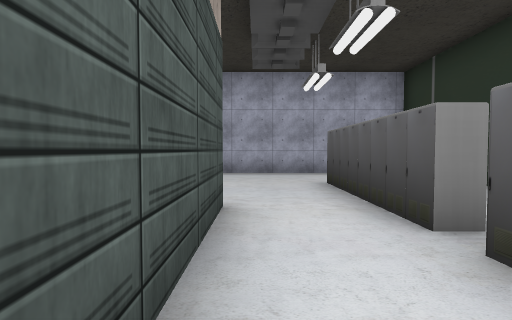
View 1 (above)

17 first-person views from a walk through a scene from a Unity 3-D project. The camera is 1.4 m above the floor, tilts 2° down and sees 85° across. The floor is counted in squares, 2 m on a side. Each view is taken from the middle of a square. On the plan, view 1 faces up. The plan holds only what a view shows up to about 9 squares ahead; the rest is blank. The place goes on beyond the plan. The player character is not drawn. Some surface patterns are stand-ins.

View 2
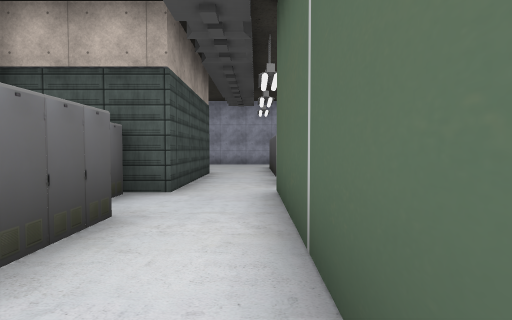

View 3
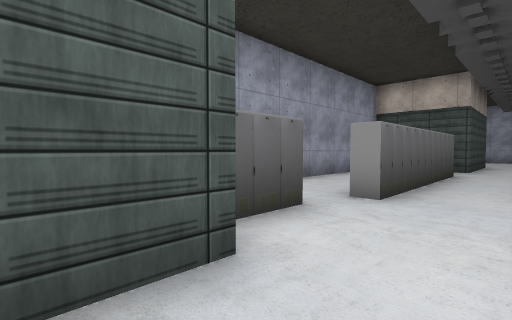

View 4
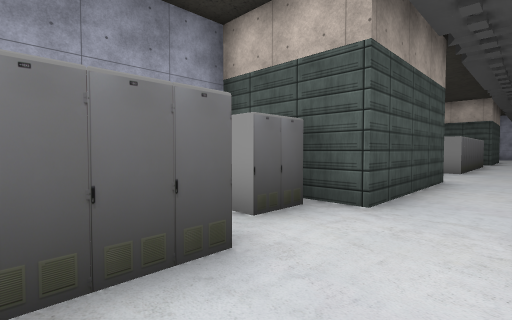

View 5
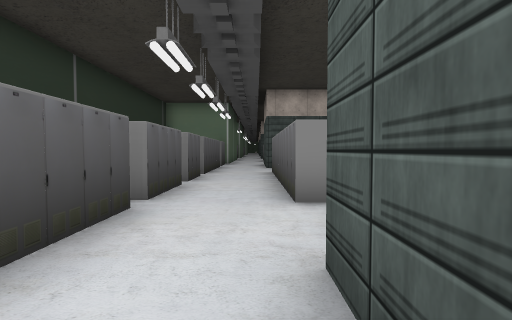

View 6
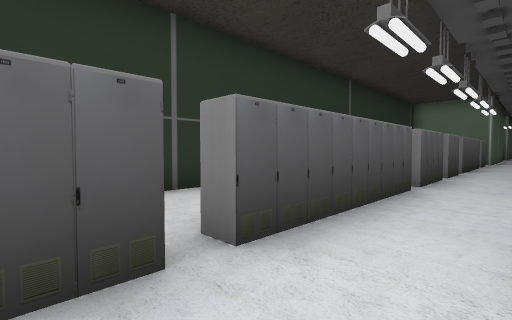

View 7
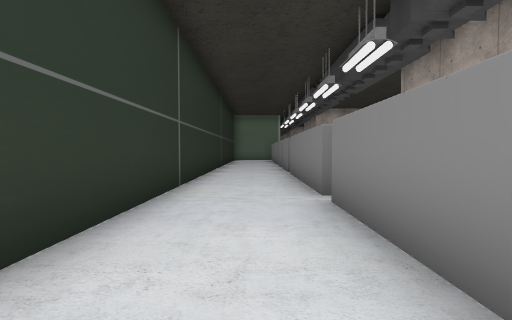

View 8
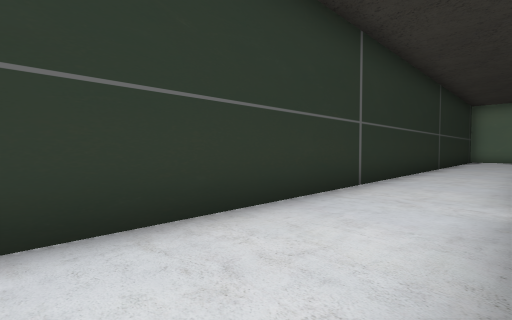

View 9
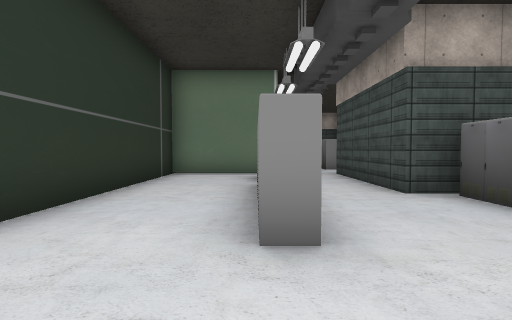

View 10
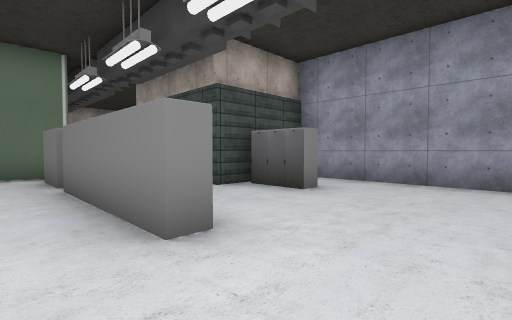

View 11
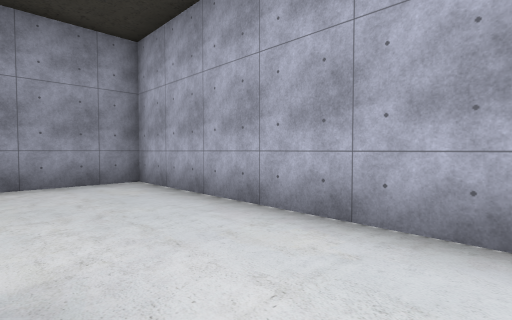

View 12
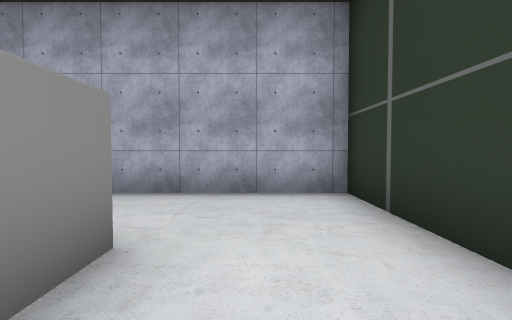

View 13
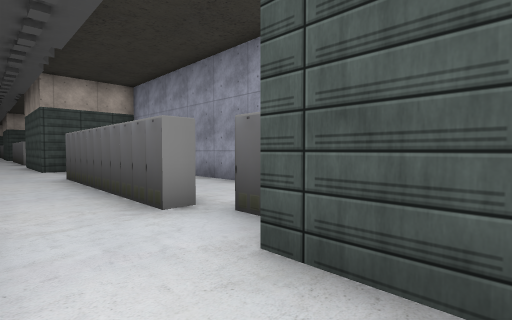

View 14
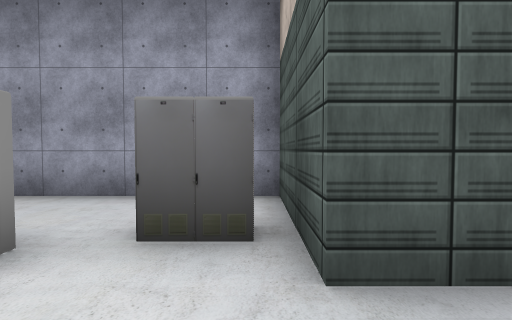

View 15
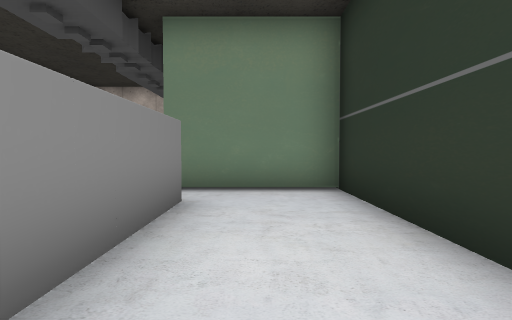

View 16
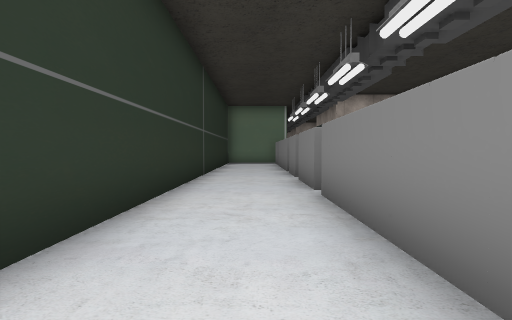

View 17
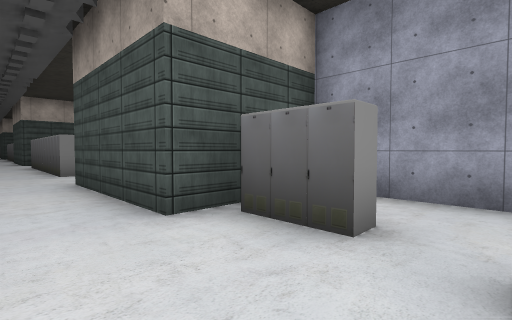

### Floor plan
Points are (right, up) in squares from view 1. A wall is a line through its corners. A room is listed if a view was taken in it or the views show most of it. See-through windows are left out.
Room 1 (views 1, 2, 3, 4, 5, 6, 8, 9, 10, 11, 12, 13, 14, 17)
walls: (-0.4, -2.1) (-0.4, -7); (1.8, -0.3) (4.5, -0.3) (4.5, 8.6) (-3.2, 8.6) (-3.2, 4); (-1.1, -0.4) (-1.1, -1.5); (1.3, -4.8) (1.3, -0.4); (2, 1.9) (2, 0.5); (2.6, -6) (1.6, -6); (1.5, 2.4) (1.5, 6) (2, 6) (2, 2.4) (1.5, 2.4); (-1.4, 3.5) (-0.4, 3.5) (-0.4, -0.4); (-1.1, -8) (-1.1, -9.4); (-1.6, 5.1) (-1.1, 5.1) (-1.1, 3.6); (-1.5, -9.8) (-0.4, -9.8) (-0.4, -13.6); (1.5, -10.9) (1.5, -10); (-1.1, -14) (-1.1, -14.9); (1.5, -15.4) (1.5, -11.3) (2, -11.3); (-0.4, -15.7) (-0.4, -18.4); (1.5, -17.7) (1.5, -15.9)
ways out: opening at (2, -11) to room 2; opening at (2, -7) to room 2; gap at (2, -18) to room 2; gap at (2, -16) to room 2; gap at (-1, -7) to room 3; gap at (-1, -2) to room 3; gap at (-1, -16) to room 4
Room 2 (views 7, 15, 16)
walls: (2, -11.3) (2, -15.4); (2, -15.9) (2, -17.7); (2, -7.1) (2, -10.9); (4.5, -18.5) (4.5, -6) (2.6, -6)
ways out: opening at (2, -11) to room 1; opening at (2, -7) to room 1; gap at (2, -18) to room 1; gap at (2, -16) to room 1
Room 3 (no view inside)
walls: (-3.2, -2.5) (-3.2, -5.6); (-3.2, -7.1) (-3.2, -8.8)
ways out: gap at (-1, -7) to room 1; gap at (-1, -2) to room 1
Room 4 (no view inside)
walls: (-3.2, -15.8) (-3.2, -17.8)
ways out: gap at (-1, -16) to room 1

Positions as (right, up) in squares from view 1, and headings:
1: (0, 0), facing up
2: (1, -5), facing up
3: (1, -11), facing up-left
4: (1, -17), facing up-left
5: (0, -12), facing down
6: (0, -10), facing down-right
7: (3, -7), facing down
8: (2, -7), facing down-right
9: (2, 8), facing down
10: (3, 8), facing down-left
11: (3, 6), facing up-left
12: (3, 4), facing up
13: (1, 1), facing down-left
14: (1, -14), facing left
15: (3, -11), facing up
16: (3, -11), facing down
17: (1, -7), facing down-left
